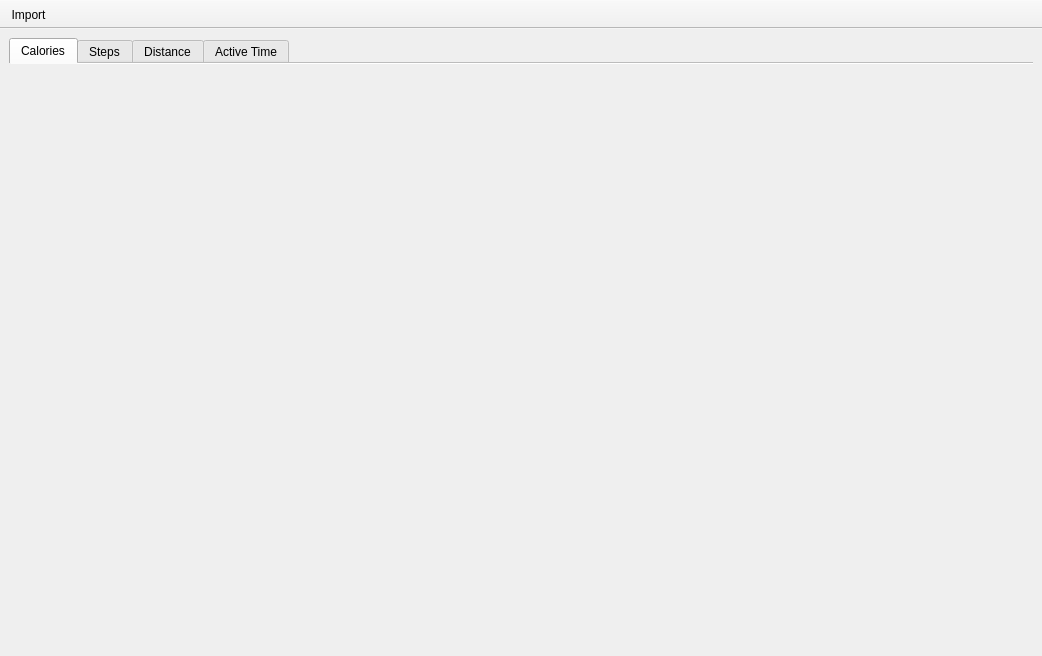
<?xml version="1.0" encoding="UTF-8"?>
<ui version="4.0">
 <class>MainWindow</class>
 <widget class="QMainWindow" name="MainWindow">
  <property name="geometry">
   <rect>
    <x>0</x>
    <y>0</y>
    <width>1042</width>
    <height>656</height>
   </rect>
  </property>
  <property name="windowTitle">
   <string>Fitbit Activities</string>
  </property>
  <widget class="QWidget" name="centralwidget">
   <layout class="QVBoxLayout" name="verticalLayout_2">
    <item>
     <widget class="QTabWidget" name="tabWidget">
      <property name="currentIndex">
       <number>0</number>
      </property>
      <property name="documentMode">
       <bool>true</bool>
      </property>
      <widget class="QWidget" name="caloriesTab">
       <attribute name="title">
        <string>Calories</string>
       </attribute>
       <layout class="QVBoxLayout" name="verticalLayout_3">
        <item>
         <layout class="QVBoxLayout" name="caloriesLayout">
          <item>
           <widget class="FitbitChart" name="caloriesChart" native="true"/>
          </item>
         </layout>
        </item>
       </layout>
      </widget>
      <widget class="QWidget" name="stepsTab">
       <attribute name="title">
        <string>Steps</string>
       </attribute>
       <layout class="QVBoxLayout" name="verticalLayout_4">
        <item>
         <layout class="QVBoxLayout" name="stepsLayout">
          <item>
           <widget class="FitbitChart" name="stepsChart" native="true"/>
          </item>
         </layout>
        </item>
       </layout>
      </widget>
      <widget class="QWidget" name="distanceTab">
       <attribute name="title">
        <string>Distance</string>
       </attribute>
       <layout class="QVBoxLayout" name="verticalLayout_5">
        <item>
         <layout class="QVBoxLayout" name="distanceLayout">
          <item>
           <widget class="FitbitChart" name="distanceChart" native="true"/>
          </item>
         </layout>
        </item>
       </layout>
      </widget>
      <widget class="QWidget" name="activeTimeTab">
       <attribute name="title">
        <string>Active Time</string>
       </attribute>
       <layout class="QVBoxLayout" name="verticalLayout_8">
        <item>
         <layout class="QVBoxLayout" name="activeTimeLayout">
          <item>
           <widget class="FitbitChart" name="activeTimeChart" native="true"/>
          </item>
         </layout>
        </item>
       </layout>
      </widget>
     </widget>
    </item>
   </layout>
  </widget>
  <widget class="QMenuBar" name="menubar">
   <property name="geometry">
    <rect>
     <x>0</x>
     <y>0</y>
     <width>1042</width>
     <height>28</height>
    </rect>
   </property>
  </widget>
  <widget class="QToolBar" name="toolBar">
   <property name="windowTitle">
    <string>toolBar</string>
   </property>
   <property name="movable">
    <bool>false</bool>
   </property>
   <property name="allowedAreas">
    <set>Qt::TopToolBarArea</set>
   </property>
   <property name="toolButtonStyle">
    <enum>Qt::ToolButtonTextBesideIcon</enum>
   </property>
   <attribute name="toolBarArea">
    <enum>TopToolBarArea</enum>
   </attribute>
   <attribute name="toolBarBreak">
    <bool>false</bool>
   </attribute>
   <addaction name="actionImport_Activities"/>
  </widget>
  <action name="actionImport_Activities">
   <property name="icon">
    <iconset resource="resource.qrc">
     <normaloff>:/icons/document-import.png</normaloff>:/icons/document-import.png</iconset>
   </property>
   <property name="text">
    <string>Import</string>
   </property>
   <property name="shortcut">
    <string>Ctrl+O</string>
   </property>
  </action>
 </widget>
 <customwidgets>
  <customwidget>
   <class>FitbitChart</class>
   <extends>QWidget</extends>
   <header>fitbitchart.h</header>
   <container>1</container>
  </customwidget>
 </customwidgets>
 <resources>
  <include location="resource.qrc"/>
 </resources>
 <connections/>
</ui>
